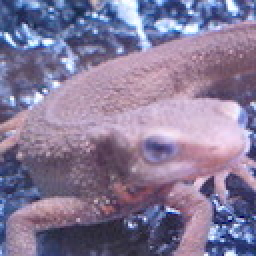
//> input picture opencv/opencv_100/questions/23/imori.jpg, 128 x 128 px (shown 2 times larger)
$ ./main   (built with g++ and OpenCV 4)
//> lines starting //> are read from the running program, lines starting //| are printed output that depends on the picture
//> further down, in is the input picture: 128 rows x 128 cols, CV_8UC3; mean B, G, R 152.8, 121.8, 134.1
### opencv/opencv_100/questions/23/histogram/histogram.hpp
/**
 * @file histogram.hpp
 * @author cc
 * @brief get histogram of an image
 * @version 0.1
 * @date 2021-01-15
 *
 * @copyright Copyright (c) 2021
 *
 */

#ifndef __HISTOGRAM__
#define __HISTOGRAM__
#include <opencv2/core.hpp>
#include <opencv2/core/base.hpp>
#include <opencv2/core/cvdef.h>
#include <opencv2/core/cvstd_wrapper.hpp>
#include <opencv2/core/matx.hpp>
#include <opencv2/core/saturate.hpp>
#include <opencv2/core/types.hpp>
#include <opencv2/highgui.hpp>
#include <opencv2/imgproc.hpp>
#include <opencv2/opencv.hpp>
#include <vector>

/**
 * @brief Get the histogram cv::Mat
 *
 * @param src vector consists of histogram values
 * @return cv::Mat containing histogram
 */
cv::Mat get_histogram(const std::vector<uint> &src);

/**
 * @overload
 * @param src_img input image
 * @return cv::Mat
 */
cv::Mat get_histogram(const cv::Mat &src_img);

/**
 * @brief Get the brightness data vector
 *
 * @param src input image
 * @return std::vector<uint>
 */
std::vector<uint> get_brightness_data(const cv::Mat &src);

#endif

### opencv/opencv_100/questions/23/histogram/histogram.cpp
#include "histogram.hpp"
#include <opencv2/core/base.hpp>
#include <opencv2/imgproc.hpp>

cv::Mat get_histogram(const cv::Mat &src_img)
{
    using namespace cv;
    std::vector<uint> src = get_brightness_data(src_img);
    return get_histogram(src);
}

cv::Mat get_histogram(const std::vector<uint> &src)
{
    using namespace cv;
    const uint height{512}, width{512};
    CV_Assert(src.size() == 256); // check size
    cv::Mat graph = cv::Mat::zeros(height, width, CV_8UC1);
    // get max
    uint max = 0;
    for (uint i : src)
    {
        if (i > max) max = i;
    }
    // draw
    for (uint i = 0; i < 256; i++)
    {
        line(graph, Point2i(i * width / 256, height), Point2i(i * width / 256, height - src[i] * height / max),
             Scalar(255, 255, 255), 1);
    }
    return graph;
}

std::vector<uint> get_brightness_data(const cv::Mat &src)
{
    using namespace cv;
    Mat src_gray;
    // check image
    if (src.channels() == 3)
        cvtColor(src, src_gray, COLOR_BGR2GRAY);
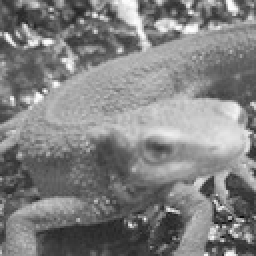
//> src_gray: 128 rows x 128 cols, CV_8UC1 (shown 2 times larger); min 11, max 254, mean 129
    else
        src_gray = src;                  // still reference
    CV_Assert(src_gray.channels() == 1); // gray scale check

    auto src_gray_ptr = src_gray.ptr<const uchar>();
    // get histogram values

    std::vector<uint> out(256, 0);
    uchar tmp;
    for (int i = 0; i < src.rows; i++)
    {
        for (int j = 0; j < src.cols; j++)
        {
            tmp = src_gray_ptr[i * src.cols + j];
            out[tmp]++;
        }
    }
//> this loop made 128 passes
//> tmp on passes 1 to 12: 122, 109, 104, 92, 75, 94, 88, 105, 141, 150, 169, 173
//> after the loop, tmp = 66; out = 256 values, max 160 at index 93, min 0 at index 0, mean 64
    return out;
}

### opencv/opencv_100/questions/23/main.cpp
/**
 * @file main.cpp
 * @author cc
 * @brief OpenCV 100Wen: 23  Histogram Equalization
 * @date 2021-01-15
 */
#include "histogram/histogram.hpp"
#include <cmath>
#include <iostream>
#include <opencv2/core.hpp>
#include <opencv2/core/base.hpp>
#include <opencv2/core/cvdef.h>
#include <opencv2/core/cvstd_wrapper.hpp>
#include <opencv2/core/hal/interface.h>
#include <opencv2/core/matx.hpp>
#include <opencv2/core/saturate.hpp>
#include <opencv2/core/types.hpp>
#include <opencv2/highgui.hpp>
#include <opencv2/imgcodecs.hpp>
#include <opencv2/imgproc.hpp>
#include <opencv2/opencv.hpp>
using std::cout, std::endl;
using namespace cv;

/**
 * @brief Get the grey scale value based on bgr value
 *
 * @param bgr
 * @return uchar
 */
uchar get_grey_scale(const Vec3b &bgr)
{
    return 0.2126 * (float)bgr[2] + 0.7152 * (float)bgr[1] + 0.0722 * (float)bgr[0];
}

/**
 * @brief histogram equaization
 *
 * @param src
 * @param dst
 */
void HistogramEqualization(const cv::Mat &src, cv::Mat &dst)
{
    std::vector<uint> hist_data = get_brightness_data(src);
//> hist_data has the same summary as out in get_brightness_data
    int S = src.rows * src.cols;
//> S = 16384
    dst = src.clone();
    auto src_ptr = src.ptr<const Vec3b>();
    auto dst_ptr = dst.ptr<Vec3b>();
    for (int i = 0; i < S; i++)
    {
        for (int c = 0; c < src.channels(); c++)
        {
            uint hist_sum = 0;
            for (int j = 0; j < src_ptr[i][c]; j++) hist_sum += hist_data[j];
            dst_ptr[i][c] = (uchar)(255. / S * (double)hist_sum);
        }
    }
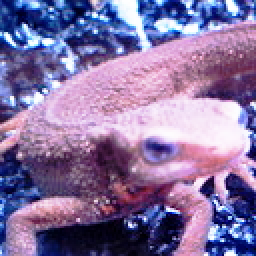
//> dst: 128 rows x 128 cols, CV_8UC3 (shown 2 times larger); mean B, G, R 161.3, 114.6, 134.4
}

int main()
{
    Mat in = imread("imori.jpg");
    Mat out;
    HistogramEqualization(in, out);
    Mat his = get_histogram(out);
//> in get_brightness_data (call 2), `cvtColor(src, src_gray, COLOR_BGR2GRAY);`:
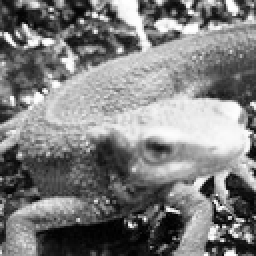
//> src_gray: 128 rows x 128 cols, CV_8UC1 (shown 2 times larger); min 0, max 255, mean 125.9
//> the loop in get_brightness_data (call 2), `for (int i = 0; i < src.rows; i++)` made 128 passes
//> tmp on passes 1 to 12: 118, 97, 88, 68, 39, 69, 59, 90, 146, 159, 193, 199
//> after the loop in get_brightness_data (call 2), `for (int i = 0; i < src.rows; i++)`: tmp = 30; out = 256 values, max 111 at index 188, min 2 at index 0, mean 64
//> in get_histogram, `std::vector<uint> src = get_brightness_data(src_img);`: src has the same summary as out in get_brightness_data
//> after the loop in get_histogram, `for (uint i : src)`: max = 111
//> after the loop in get_histogram, `for (uint i = 0; i < 256; i++)`:
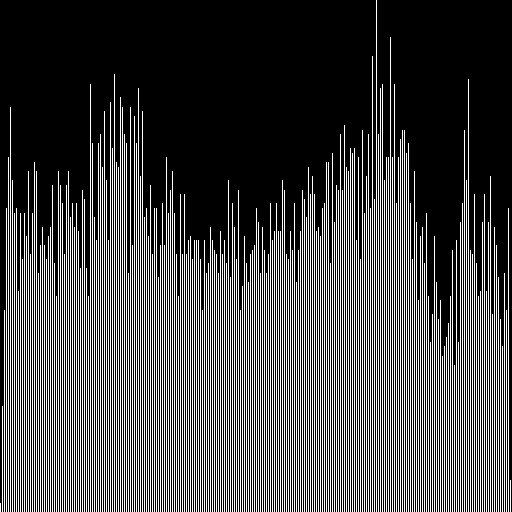
//> graph: 512 rows x 512 cols, CV_8UC1; 28.8% white in thin lines or dots
    imshow("operated", out);
    imshow("origin", in);
    imshow("histogram", his);
    imwrite("answers/equalized.jpg", out);
    while (waitKey(0) != 27) {}
//> the Esc key is pressed
    destroyAllWindows();
}
